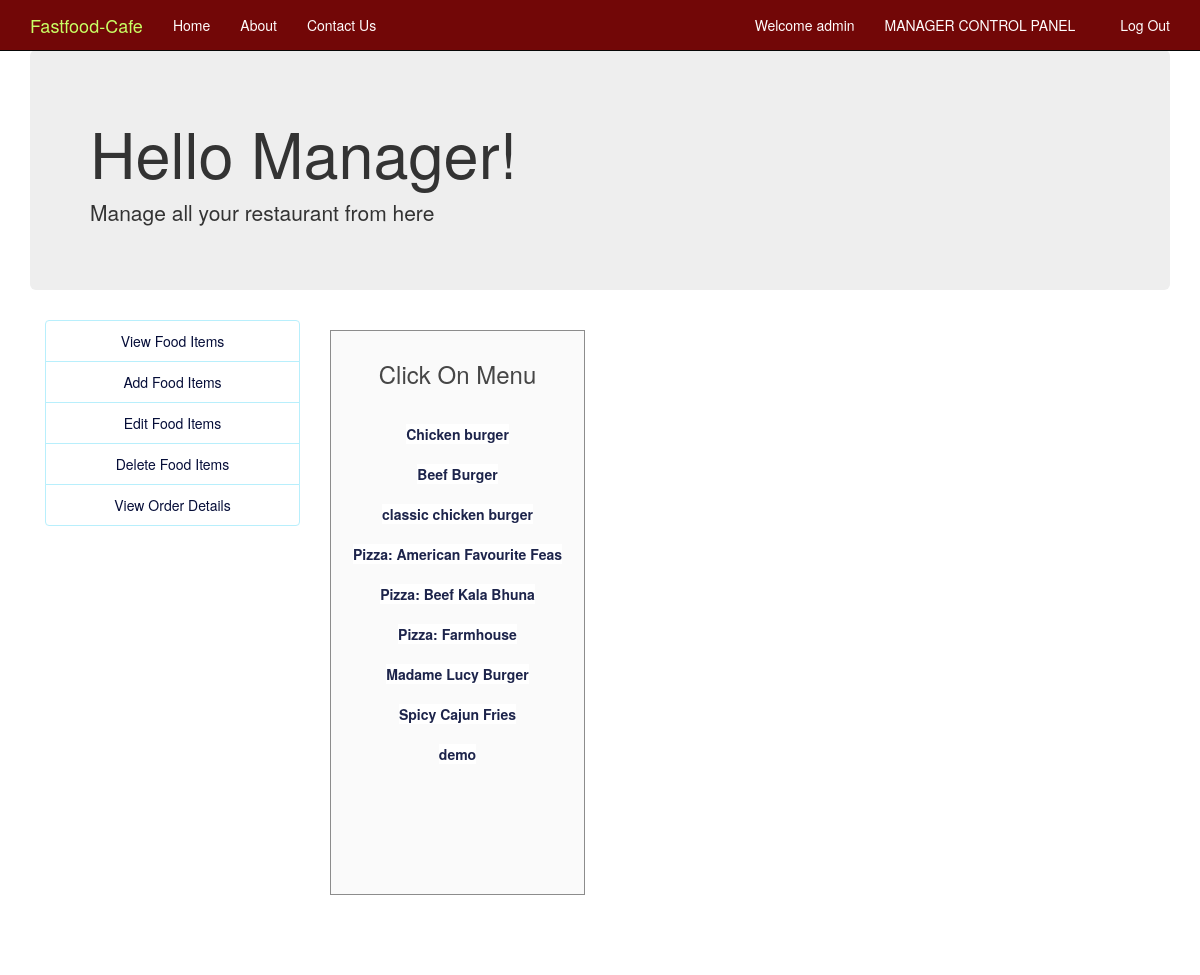
The page /project_cse370/editfooditem.php (signed in) on the database its author committed.
### tables this page shows
CREATE TABLE `food` (
  `id` int(11) UNSIGNED NOT NULL,
  `name` varchar(30) NOT NULL,
  `price` int(30) NOT NULL,
  `description` varchar(200) NOT NULL,
  `images_path` varchar(200) NOT NULL
);

### project_cse370/editfooditem.php (the view, shortened to what this page needs)
<?php
include('session_m.php');
?>
<!DOCTYPE html>
<html>
  <head>
  </head>
  <link rel="stylesheet" type = "text/css" href ="css/edit_food_items.css">
  <link rel="stylesheet" type = "text/css" href ="css/bootstrap.min.css">
  <body>
<?php include 'includes/header.php'?>
<div class="container">
    <div class="jumbotron">
     <h1>Hello Manager! </h1>
     <p>Manage all your restaurant from here</p>
    </div>
    </div>
<div class="container">
    	<div class="col-xs-3" style="text-align: center;">
    	<?php include 'includes/admin/adminsidebar.php'?>
    </div>
<div class="col-xs-3">
  <div class="form-area" style="padding: 10px 10px 110px 10px; ">
    <div style="text-align: center;">
      <h3>Click On Menu <br><br></h3>
    </div>
    <?php
    $query = mysqli_query($conn, "SELECT id, name, price, description FROM food");
    while ($row = mysqli_fetch_array($query)) {
      ?>
      <div class="list-group" style="text-align: center;">
        <?php
      echo "<b><a href='editfooditem.php?update= {$row['id']}'>{$row['name']}</a></b>";
        ?>
      </div>
    <?php
    }
    ?>
  </div>
</div>
</div>
  </body>
<br>
</html>

### project_cse370/css/edit_food_items.css (style rules this page uses)
body,html { height: 100%; }
body { padding-top: 50px; background-image: url('headerimg2.jpg'); background-repeat: repeat; background-size: 100%; }
.form-area { background-color: #FAFAFA; padding: 10px 40px 60px; margin: 10px 0px 60px; border: 1px solid GREY; opacity:0.9; }

### project_cse370/includes/admin/adminsidebar.php (style rules this page uses)
.list-group a { z-index: 2; color: #050d38; background-color: #fff !important; border-color: #B8EFFC; text-decoration: none; }

### rows shown on the page
food: name "Chicken burger"
food: name "Beef Burger"
food: name "classic chicken burger"
food: name "Pizza: American Favourite Feas"
food: name "Pizza: Beef Kala Bhuna"
food: name "Pizza: Farmhouse"
food: name "Madame Lucy Burger"
food: name "Spicy Cajun Fries"
food: name "demo"

### other values the page prints
$_SESSION['login_user1'] "admin"
